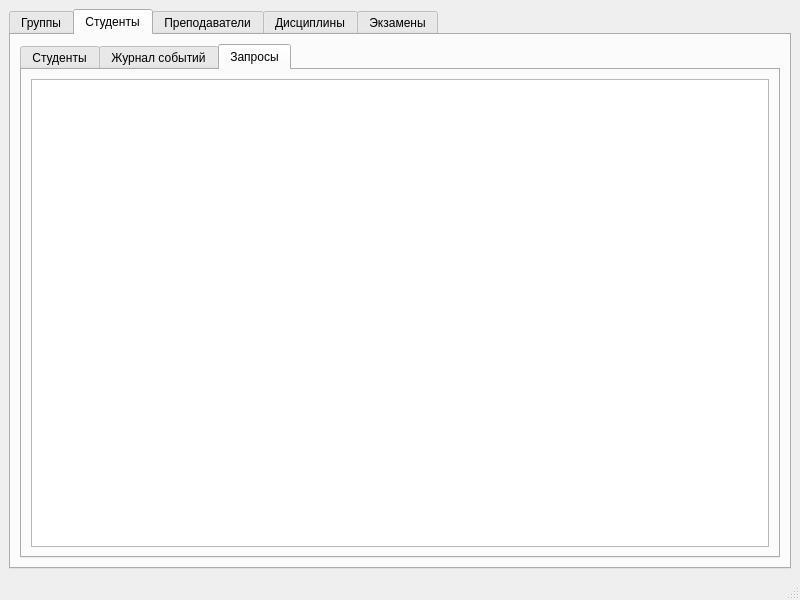
<?xml version="1.0" encoding="UTF-8"?>
<ui version="4.0">
 <class>MainWindow</class>
 <widget class="QMainWindow" name="MainWindow">
  <property name="geometry">
   <rect>
    <x>0</x>
    <y>0</y>
    <width>800</width>
    <height>600</height>
   </rect>
  </property>
  <property name="windowTitle">
   <string>MainWindow</string>
  </property>
  <widget class="QWidget" name="centralwidget">
   <layout class="QGridLayout" name="gridLayout">
    <item row="0" column="0">
     <widget class="QTabWidget" name="tabWidget">
      <property name="currentIndex">
       <number>1</number>
      </property>
      <widget class="QWidget" name="tab">
       <attribute name="title">
        <string>Группы</string>
       </attribute>
       <layout class="QGridLayout" name="gridLayout_2">
        <item row="0" column="0">
         <layout class="QVBoxLayout" name="verticalLayout">
          <item>
           <widget class="QTableView" name="groupsTable">
            <property name="editTriggers">
             <set>QAbstractItemView::NoEditTriggers</set>
            </property>
            <property name="selectionMode">
             <enum>QAbstractItemView::SingleSelection</enum>
            </property>
            <property name="selectionBehavior">
             <enum>QAbstractItemView::SelectItems</enum>
            </property>
           </widget>
          </item>
          <item>
           <layout class="QHBoxLayout" name="horizontalLayout_2">
            <item>
             <widget class="QPushButton" name="addGroupButton">
              <property name="text">
               <string>Добавить</string>
              </property>
             </widget>
            </item>
            <item>
             <widget class="QPushButton" name="removeGroupButton">
              <property name="text">
               <string>Удалить</string>
              </property>
             </widget>
            </item>
           </layout>
          </item>
         </layout>
        </item>
       </layout>
      </widget>
      <widget class="QWidget" name="tab_2">
       <attribute name="title">
        <string>Студенты</string>
       </attribute>
       <layout class="QGridLayout" name="gridLayout_3">
        <item row="0" column="0">
         <widget class="QTabWidget" name="tabWidget_2">
          <property name="currentIndex">
           <number>2</number>
          </property>
          <widget class="QWidget" name="tab_9">
           <attribute name="title">
            <string>Студенты</string>
           </attribute>
           <layout class="QGridLayout" name="gridLayout_5">
            <item row="0" column="0">
             <widget class="QSplitter" name="splitter">
              <property name="orientation">
               <enum>Qt::Vertical</enum>
              </property>
              <widget class="QTableView" name="studentsTable">
               <property name="selectionMode">
                <enum>QAbstractItemView::SingleSelection</enum>
               </property>
               <property name="selectionBehavior">
                <enum>QAbstractItemView::SelectRows</enum>
               </property>
              </widget>
              <widget class="QWidget" name="layoutWidget">
               <layout class="QHBoxLayout" name="horizontalLayout">
                <item>
                 <widget class="QPushButton" name="addStudentButton">
                  <property name="text">
                   <string>Добавить</string>
                  </property>
                 </widget>
                </item>
                <item>
                 <widget class="QPushButton" name="removeStudentButton">
                  <property name="text">
                   <string>Удалить</string>
                  </property>
                 </widget>
                </item>
               </layout>
              </widget>
             </widget>
            </item>
           </layout>
          </widget>
          <widget class="QWidget" name="tab_10">
           <attribute name="title">
            <string>Журнал событий</string>
           </attribute>
           <layout class="QGridLayout" name="gridLayout_7">
            <item row="0" column="0">
             <widget class="QListView" name="listView"/>
            </item>
           </layout>
          </widget>
          <widget class="QWidget" name="tab_11">
           <attribute name="title">
            <string>Запросы</string>
           </attribute>
           <layout class="QGridLayout" name="gridLayout_6">
            <item row="0" column="0">
             <widget class="QTableView" name="queryTable"/>
            </item>
           </layout>
          </widget>
         </widget>
        </item>
       </layout>
      </widget>
      <widget class="QWidget" name="tab_7">
       <attribute name="title">
        <string>Преподаватели</string>
       </attribute>
       <layout class="QGridLayout" name="gridLayout_8">
        <item row="0" column="0">
         <layout class="QVBoxLayout" name="verticalLayout_3">
          <item>
           <widget class="QTableView" name="lecturersTable">
            <property name="editTriggers">
             <set>QAbstractItemView::NoEditTriggers</set>
            </property>
            <property name="selectionMode">
             <enum>QAbstractItemView::SingleSelection</enum>
            </property>
            <property name="selectionBehavior">
             <enum>QAbstractItemView::SelectRows</enum>
            </property>
           </widget>
          </item>
          <item>
           <layout class="QHBoxLayout" name="horizontalLayout_4">
            <item>
             <widget class="QPushButton" name="addLecturerButton">
              <property name="text">
               <string>Добавить</string>
              </property>
             </widget>
            </item>
            <item>
             <widget class="QPushButton" name="removeLecturerButton">
              <property name="text">
               <string>Удалить</string>
              </property>
             </widget>
            </item>
           </layout>
          </item>
         </layout>
        </item>
       </layout>
      </widget>
      <widget class="QWidget" name="tab_3">
       <attribute name="title">
        <string>Дисциплины</string>
       </attribute>
       <layout class="QGridLayout" name="gridLayout_4">
        <item row="0" column="0">
         <layout class="QVBoxLayout" name="verticalLayout_2">
          <item>
           <widget class="QTableView" name="disciplinesTable">
            <property name="editTriggers">
             <set>QAbstractItemView::NoEditTriggers</set>
            </property>
            <property name="selectionMode">
             <enum>QAbstractItemView::SingleSelection</enum>
            </property>
            <property name="selectionBehavior">
             <enum>QAbstractItemView::SelectRows</enum>
            </property>
           </widget>
          </item>
          <item>
           <layout class="QHBoxLayout" name="horizontalLayout_3">
            <item>
             <widget class="QPushButton" name="addDisciplineButton">
              <property name="text">
               <string>Добавить</string>
              </property>
             </widget>
            </item>
            <item>
             <widget class="QPushButton" name="removeDisciplineButton">
              <property name="text">
               <string>Удалить</string>
              </property>
             </widget>
            </item>
           </layout>
          </item>
         </layout>
        </item>
       </layout>
      </widget>
      <widget class="QWidget" name="tab_6">
       <attribute name="title">
        <string>Экзамены</string>
       </attribute>
       <layout class="QGridLayout" name="gridLayout_9">
        <item row="0" column="0">
         <layout class="QVBoxLayout" name="verticalLayout_4">
          <item>
           <widget class="QTableView" name="testsTable">
            <property name="editTriggers">
             <set>QAbstractItemView::NoEditTriggers</set>
            </property>
            <property name="selectionMode">
             <enum>QAbstractItemView::SingleSelection</enum>
            </property>
            <property name="selectionBehavior">
             <enum>QAbstractItemView::SelectRows</enum>
            </property>
           </widget>
          </item>
          <item>
           <layout class="QHBoxLayout" name="horizontalLayout_5">
            <item>
             <widget class="QPushButton" name="addTestButton">
              <property name="text">
               <string>Добавить</string>
              </property>
             </widget>
            </item>
            <item>
             <widget class="QPushButton" name="removeTestButton">
              <property name="text">
               <string>Удалить</string>
              </property>
             </widget>
            </item>
           </layout>
          </item>
         </layout>
        </item>
       </layout>
      </widget>
     </widget>
    </item>
   </layout>
  </widget>
  <widget class="QMenuBar" name="menubar">
   <property name="geometry">
    <rect>
     <x>0</x>
     <y>0</y>
     <width>800</width>
     <height>26</height>
    </rect>
   </property>
  </widget>
  <widget class="QStatusBar" name="statusbar"/>
 </widget>
 <resources/>
 <connections/>
</ui>
